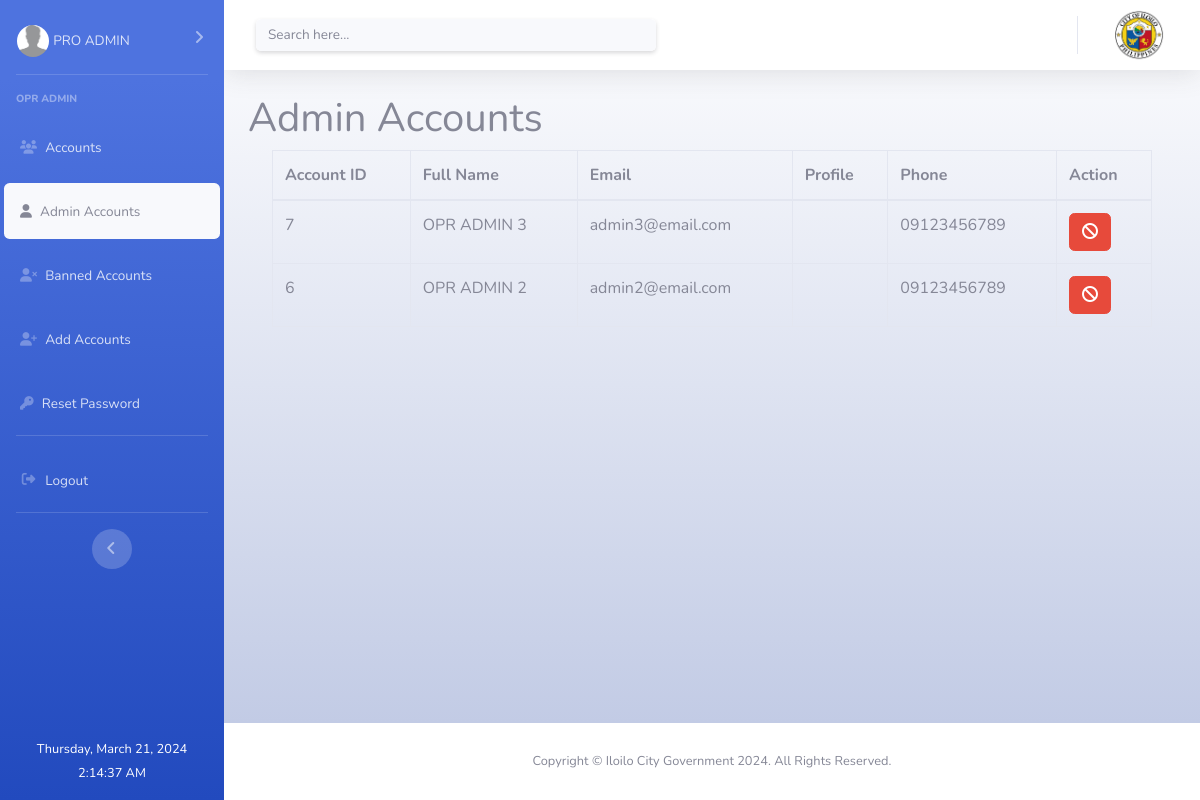
The page /admin/admin_admin_acc.php (signed in) on the database its author committed.
### tables this page shows
CREATE TABLE `client` (
  `client_id` int(11) NOT NULL,
  `fullname` varchar(255) NOT NULL,
  `email` varchar(255) NOT NULL,
  `profile` varchar(255) NOT NULL,
  `phone` varchar(255) NOT NULL,
  `password` varchar(255) NOT NULL,
  `is_admin` int(11) NOT NULL,
  `is_deleted` int(11) NOT NULL,
  `created` timestamp NOT NULL DEFAULT current_timestamp() ON UPDATE current_timestamp()
);

### pdoaction.php (called while the page is built, shortened)
<?php
$dsn = "mysql:host=localhost;dbname=uiojt2023";
$username = "root";
$password = "";
try {
    $conn = new PDO($dsn, $username, $password);
    $conn->setAttribute(PDO::ATTR_ERRMODE, PDO::ERRMODE_EXCEPTION);
} catch (PDOException $e) {
    die("Connection failed: " . $e->getMessage());
}
$client_id = htmlspecialchars($_SESSION['id']);
try {
    $stmt = $conn->prepare("SELECT * FROM client WHERE client_id = :client_id");
    $stmt->bindParam(':client_id', $client_id);
    $stmt->execute();
    $member_row = $stmt->fetch(PDO::FETCH_ASSOC);
    $profile = $member_row['profile'];
    $fullname = $member_row['fullname'];
} catch (PDOException $e) {
    echo "Error: " . $e->getMessage();
}

### admin/admin_admin_acc.php (the view, shortened to what this page needs)
<?php
include('../pdoaction.php');
include "layout/header.php";
?>
<body id="page-top">
    <div id="wrapper" style="height: 100vh;">
        <ul class="navbar-nav bg-gradient-primary sidebar sidebar-dark accordion" id="accordionSidebar">
            <li class="nav-item mt-2 my-0">
                <a class="nav-link collapsed btn" id="collapseProfile" data-toggle="collapse" data-target="#collapseTwo" aria-expanded="true" aria-controls="collapseTwo">
                    <img class="img-profile rounded-circle object-fit-cover" src="<?php
                                                                                    if ($profile == "") {
                                                                                        echo "./img/random.jpg";
                                                                                    } else {
                                                                                        echo "profile/" . $profile;
                                                                                    }
                                                                                    ?>" alt="<?php echo $fullname ?>">
                    <span class="small mt-3"><?php echo $fullname; ?></span>
                </a>
            </li>
            <hr class="sidebar-divider text-white">
            <div class="sidebar-heading mb-2">OPR Admin</div>
            <li class="nav-item link m-1 rounded">
                <a class="nav-link" href="admin_page.php">
                    <i class="fas fa-users"></i>
                    <span>Accounts</span>
                </a>
            </li>
            <li class="nav-item link  bg-light m-1 rounded">
                <a class="nav-link  text-secondary" href="admin_admin_acc.php">
                    <i class="fas fa-user  text-secondary"></i>
                    <span>Admin Accounts</span>
                </a>
            </li>
            <li class="nav-item link  m-1 rounded">
                <a class="nav-link" href="admin_banned_acc.php">
                    <i class="fas fa-user-times"></i>
                    <span>Banned Accounts</span>
                </a>
            </li>
            <li class="nav-item link  m-1 rounded">
                <a class="nav-link" href="admin_add_account.php">
                    <i class="fas fa-user-plus"></i>
                    <span>Add Accounts</span>
                </a>
            </li>
            <li class="nav-item link m-1 rounded">
                <a class="nav-link" href="admin_reset_ps.php">
                    <i class="fas fa-key"></i>
                    <span>Reset Password</span>
                </a>
            </li>
            <hr class="sidebar-divider text-white">
            <li class="nav-item link mx-1 mb-1 rounded">
                <a class="nav-link" href="../pdoaction.php?logout=true">
                    <span>Logout</span>
                </a>
            </li>
            <hr class="sidebar-divider text-white">
            <div class="text-center d-none d-md-inline">
                <button class="rounded-circle border-0" id="sidebarToggle"></button>
            </div>
            <div class="text-center mt-auto text-white mb-3">
                <small id="date"></small>
                <br>
                <small id="time"></small>
            </div>
        </ul>
        <div id="content-wrapper" class="d-flex flex-column">
            <div id="content" class="bg-gradient-light">
                <nav class="navbar navbar-expand navbar-light bg-white topbar mb-4 static-top shadow">
                    <form class="d-none d-inline-block form-inline mr-auto ml-md-3 my-2 my-md-0 mw-100 navbar-search">
            <div class="input-group shadow-sm rounded-lg">
                <input type="search" class="form-control bg-light border-0 small" placeholder="Search here..." aria-label="Search" aria-describedby="basic-addon2" id="myInput" />
            </div>
        </form>
                    <ul class="navbar-nav ml-auto ">
                        <li class="nav-item dropdown no-arrow">
                            <a class="nav-link dropdown-toggle" href="admin_page.php">
                                <img class="h-75 w-auto m-2" src="../img/city-gov-logo.png" />
                            </a>
                        </li>
                    </ul>
                </nav>
                <div class="container-fluid mx-auto">
                    <div class="header">
                        <h1 class="font-weight-semibold">Admin Accounts</h1>
                    </div>
                    <?php
$get_user = $conn->prepare("SELECT * FROM client ORDER BY client_id DESC");
$get_user->execute();
?>
<div class="container">
    <div class="table-responsive">
        <table class="table table-bordered">
            <thead>
                <tr>
                    <th>Account ID</th>
                    <th>Full Name</th>
                    <th>Email</th>
                    <th>Profile</th>
                    <th>Phone</th>
                    <th>Action</th>
                </tr>
            </thead>
            <tbody id="myList">
                <?php while ($user = $get_user->fetch(PDO::FETCH_ASSOC)) { ?>
                    <?php if ($user['is_admin'] == 2 && $user['is_deleted'] != 1) { ?>
                        <tr>
                            <td><?php echo $user['client_id']; ?></td>
                            <td><?php echo $user['fullname']; ?></td>
                            <td><?php echo $user['email']; ?></td>
                            <td><?php echo $user['profile']; ?></td>
                            <td><?php echo $user['phone']; ?></td>
                            <td>
                                <a href="#" class="btn btn-danger banned_user" id="banned_user" data-user-id="<?php echo $user['client_id']; ?>" title="Ban">
                                    <i class="fas fa-ban"></i>
                                </a>
                            </td>
                        </tr>
                    <?php } ?>
                <?php } ?>
            </tbody>
        </table>
    </div>
</div>
                </div>
            </div>
            <?php include "layout/footer.php" ?>
        </div>
</body>
</html>

### css/custom.css (style rules this page uses)
body { scroll-behavior: smooth; }

### rows shown on the page
client: fullname "PRO ADMIN"
client: client_id "7", fullname "OPR ADMIN 3", email "admin3@email.com", phone "09123456789"
client: client_id "6", fullname "OPR ADMIN 2", email "admin2@email.com", phone "09123456789"
